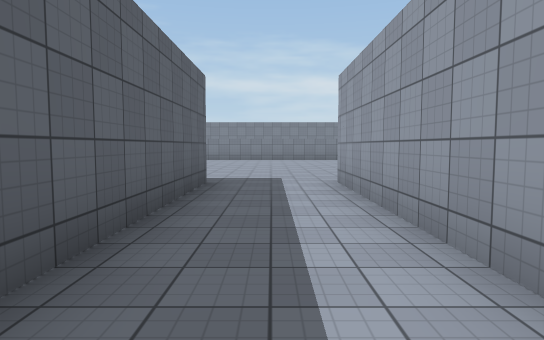
View 1 (above)

18 first-person views from a walk through a 3-D level made in the Unity game engine. The camera is 1.4 m above the floor, tilts 4° down and sees 75° across. The floor is counted in squares, 2 m on a side. Each view is taken from the middle of a square. On the plan, view 1 faces up. The plan holds only what a view shows up to about 11 squares ahead; the rest is blank. Surface patterns are stand-ins for the level's own textures.

View 2
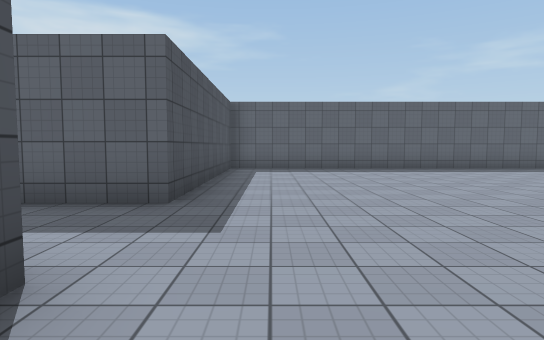

View 3
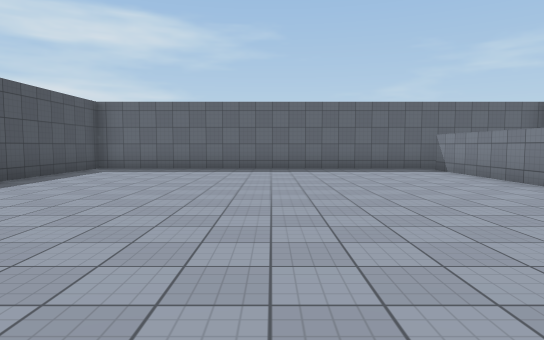

View 4
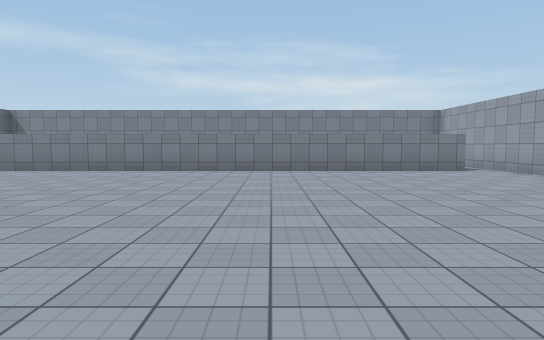

View 5
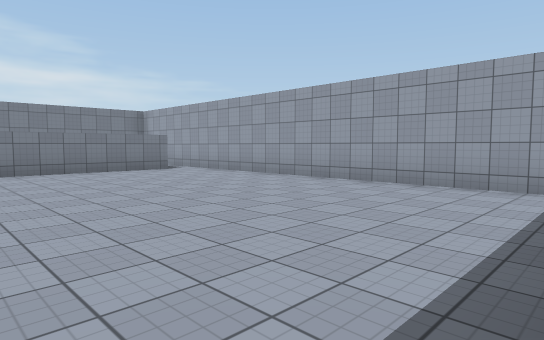

View 6
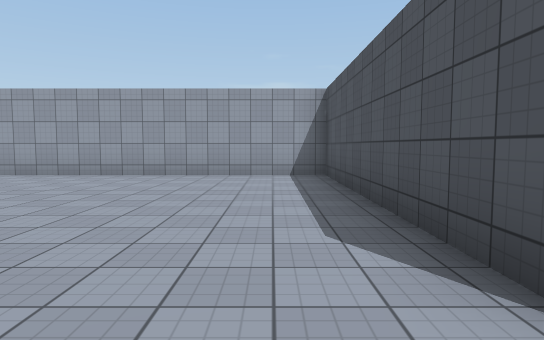

View 7
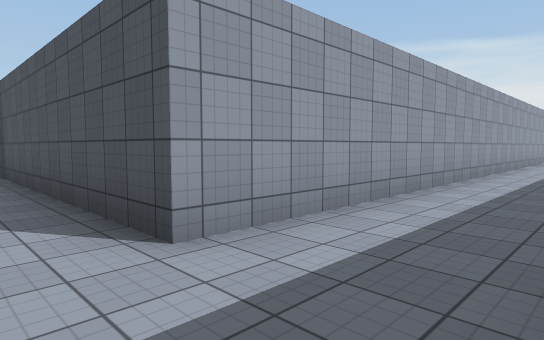

View 8
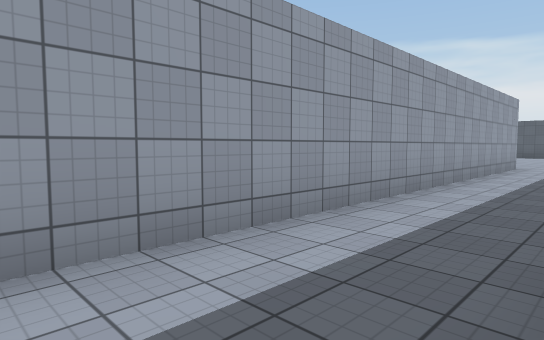

View 9
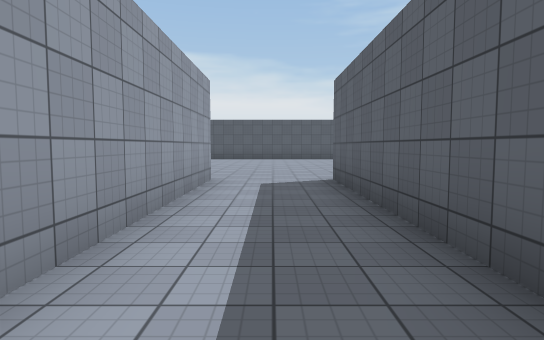

View 10
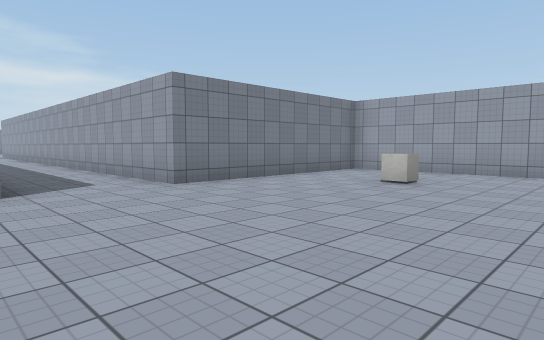

View 11
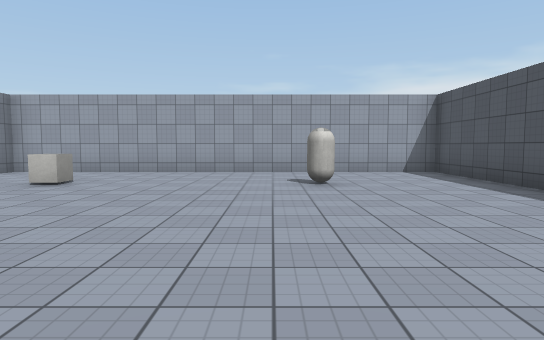

View 12
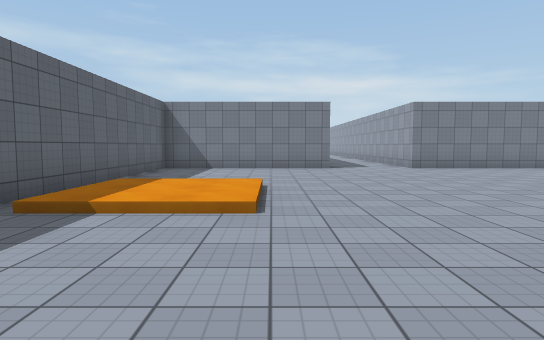

View 13
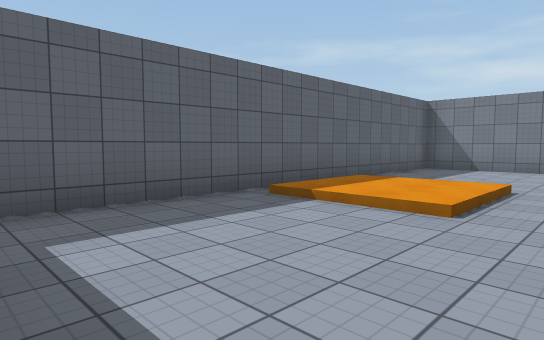

View 14
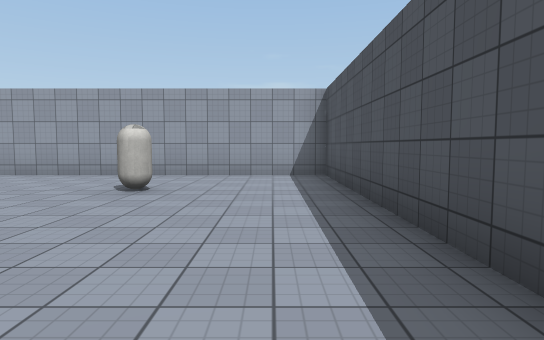

View 15
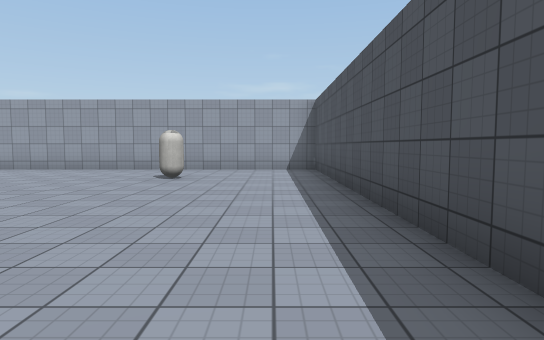

View 16
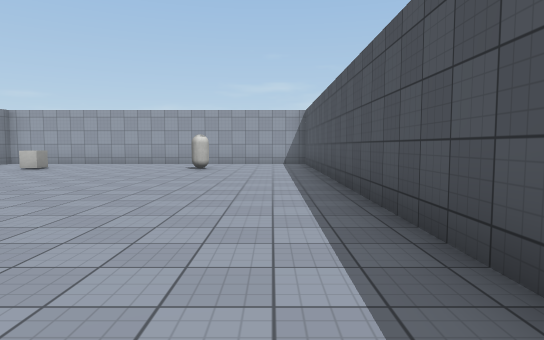

View 17
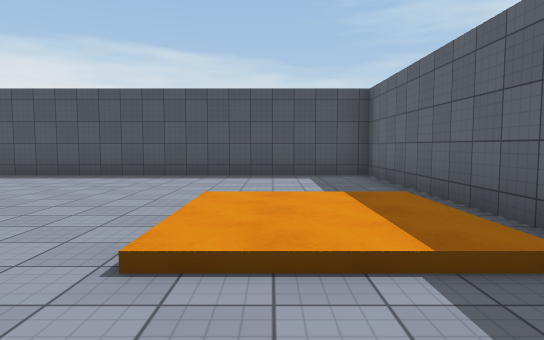

View 18
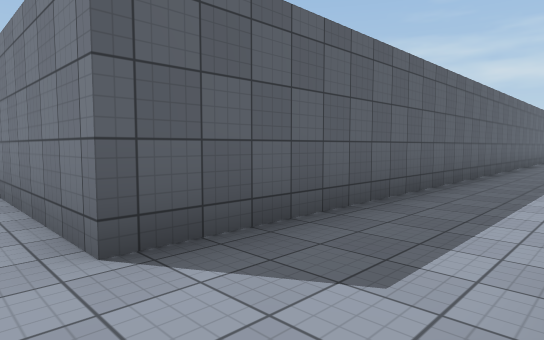

### Floor plan
Points are (right, up) in squares from view 1. A wall is a line through its corners. A room is listed if a view was taken in it or the views show most of it. See-through windows are left out.
Room 1 (views 1, 2, 3, 4, 5, 6, 7, 8, 9)
walls: (7.4, 16.6) (-7, 16.6); (-7.7, 17) (-7.7, 6.7) (-1.2, 6.7) (-1.2, -11.3); (1.2, -11.3) (1.2, 6.7) (8.3, 6.7) (8.3, 16.5)
ways out: opening at (0, -11) to room 2; opening at (8, 17)
Room 2 (views 10, 11, 12, 13, 14, 15, 16, 17, 18)
walls: (-1.2, -11.3) (-6.2, -11.3) (-6.2, -22.3) (7.3, -22.3) (7.3, -11.3) (1.2, -11.3)
ways out: opening at (0, -11) to room 1
objects: capsule (5, -19); cube (5, -14)

Where each view was taken, in squares from view 1:
view 1: 0 up, 0 right, facing up
view 2: 8 up, 3 right, facing left
view 3: 12 up, 3 right, facing left
view 4: 7 up, 2 right, facing up
view 5: 7 up, 2 right, facing up-right
view 6: 8 up, 0 right, facing right
view 7: 8 up, 1 left, facing down-right
view 8: 1 up, 1 left, facing down-right
view 9: 4 down, 0 right, facing down
view 10: 17 down, 2 left, facing up-right
view 11: 18 down, 2 left, facing right
view 12: 22 down, 3 left, facing up
view 13: 22 down, 2 left, facing up-left
view 14: 21 down, 1 left, facing right
view 15: 21 down, 3 left, facing right
view 16: 21 down, 6 left, facing right
view 17: 14 down, 4 left, facing down
view 18: 12 down, 1 right, facing up-left
